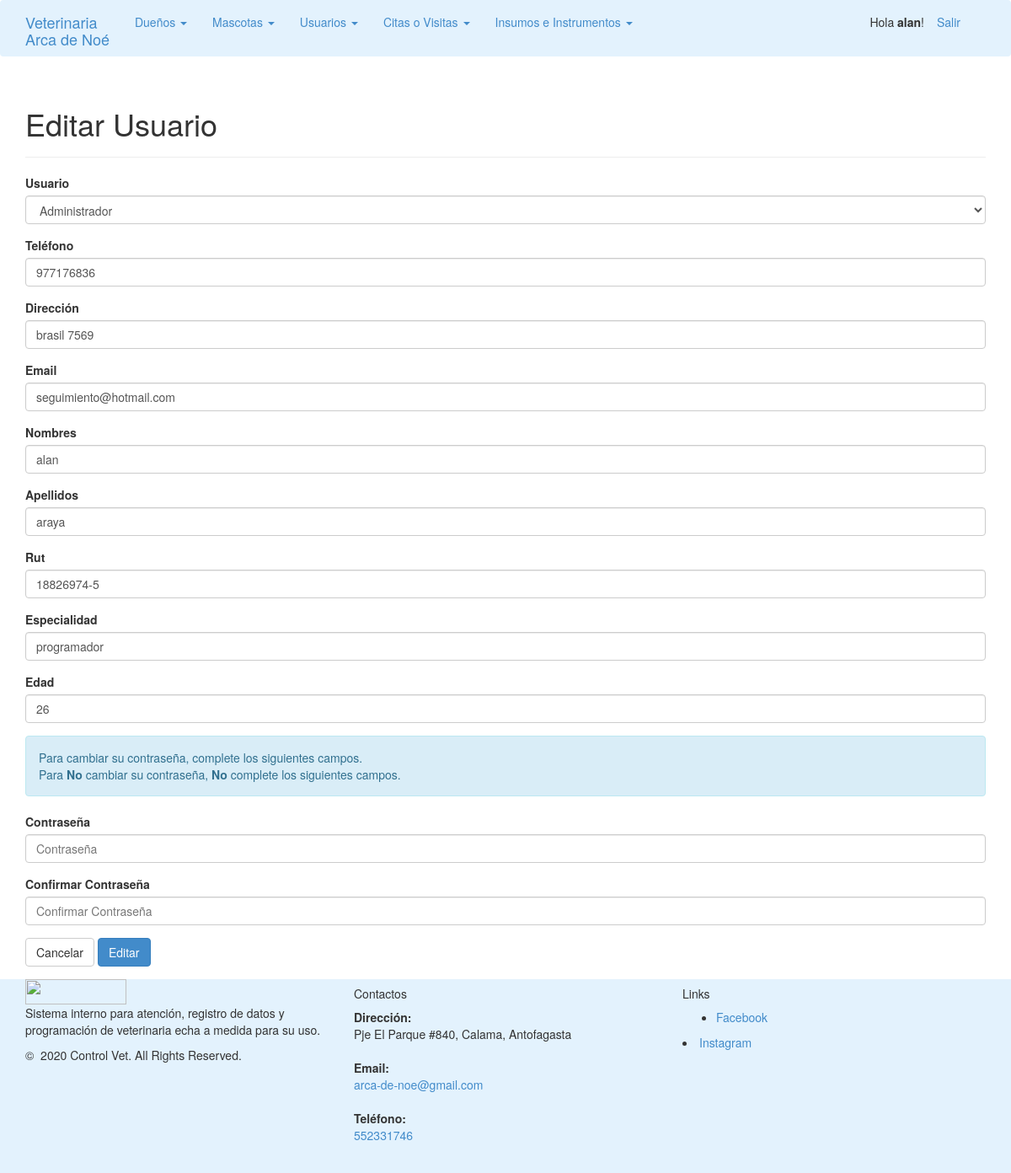
The app's page /?modulo=usuario&accion=editar&id_usuario=1 (signed in) with its own data.
### tables this page shows
CREATE TABLE `usuario` (
  `id_usuario` int(255) NOT NULL,
  `id_dirección` int(255) NOT NULL,
  `id_teléfono` int(255) NOT NULL,
  `id_correo_electronico` int(255) NOT NULL,
  `usuario` varchar(1000) NOT NULL,
  `nombre` varchar(1000) NOT NULL,
  `apellido` varchar(1000) NOT NULL,
  `rut` varchar(1000) NOT NULL,
  `especialidad` varchar(1000) NOT NULL,
  `edad` int(255) NOT NULL,
  `password` varchar(1000) NOT NULL
);

CREATE TABLE `correo_electronico` (
  `id_correo_electronico` int(255) NOT NULL,
  `correo_electronico` varchar(1000) NOT NULL
);

### datos/Db.php (called while the page is built, shortened)
<?php
abstract class Db {
    private $dbhost;
    private $dbuser;
    private $dbpass;
    private $dbname;
    public function __construct() {
        $this->dbhost = "localhost";
        $this->dbuser = "root";
        $this->dbpass = "";
        $this->dbname = "veterinaria-v2";
    }
    protected function connect(){
        $this->mysqli = mysqli_connect($this->dbhost, $this->dbuser, $this->dbpass, $this->dbname) or die("Error " . mysqli_error($mysqli));
    }
}
?>

### negocio/usuarioNegocio.php (called while the page is built, shortened)
<?php
require_once('datos/usuarioDb.php');
require_once('datos/teléfonoDb.php');
require_once('datos/direcciónDb.php');
require_once('datos/correo_electronicoDb.php');
class usuarioNegocio{
    public function recuperar($id_usuario){
        $db = new usuarioDb();
        return $db->getOne($id_usuario);
    }
}
?>

### datos/usuarioDb.php (called while the page is built, shortened)
<?php
require_once('datos/Db.php');
require_once('entidades/usuario.php');
class usuarioDb extends Db{
    public function getOne($id_usuario){
        $sql = "SELECT v.*
                FROM usuario AS v
                WHERE id_usuario = " . $id_usuario . "";
        $result = $this->mysqli->query($sql) or die("Error " . mysqli_error($mysqli));
        $usuario = new Usuario( $result->fetch_assoc() );
        return $usuario;
    }
}
?>

### entidades/usuario.php (called while the page is built, shortened)
<?php
class Usuario{
	private $id_teléfono;
	public function getId_teléfono(){
		return $this->id_teléfono;
	}
	public function setId_teléfono($id_teléfono){
		$this->id_teléfono = $id_teléfono;
	}
	private $id_dirección;
	public function getId_dirección(){
		return $this->id_dirección;
	}
	public function setId_dirección($id_dirección){
		$this->id_dirección = $id_dirección;
	}
	private $id_correo_electronico;
	public function getId_correo_electronico(){
		return $this->id_correo_electronico;
	}
	public function setId_correo_electronico($id_correo_electronico){
		$this->id_correo_electronico = $id_correo_electronico;
	}
	private $usuario;
	public function getUsuario(){
		return $this->usuario;
	}
	public function setUsuario($usuario){
		$this->usuario = $usuario;
	}
	private $nombre;
	public function getNombre(){
		return $this->nombre;
	}
	public function setNombre($nombre){
		$this->nombre = $nombre;
	}
	private $apellido;
	public function getApellido(){
		return $this->apellido;
	}
	public function setApellido($apellido){
		$this->apellido = $apellido;
	}
	private $rut;
	public function getRut(){
		return $this->rut;
	}
	public function setRut($rut){
		$this->rut = $rut;
	}
	private $especialidad;
	public function getEspecialidad(){
		return $this->especialidad;
	}
	public function setEspecialidad($especialidad){
		$this->especialidad = $especialidad;
	}
	private $edad;
	public function getEdad(){
		return $this->edad;
	}
	public function setEdad($edad){
		$this->edad = $edad;
	}
}
?>

### datos/teléfonoDb.php (called while the page is built, shortened)
<?php
require_once('datos/Db.php');
class teléfonoDb extends Db{
    public function getDato($id_teléfono){
        $sql = "SELECT teléfono
                FROM teléfono
                WHERE id_teléfono = '" . $id_teléfono . "'";
        $result = $this->mysqli->query($sql) or die("Error " . mysqli_error($mysqli));
        $teléfono = new Teléfono( $result->fetch_assoc() );
        return $teléfono;
    }
}
?>

### datos/direcciónDb.php (called while the page is built, shortened)
<?php
require_once('datos/Db.php');
class direcciónDb extends Db{
    public function getDato($id_dirección){
        $sql = "SELECT dirección
                FROM dirección
                WHERE id_dirección = '" . $id_dirección . "'";
        $result = $this->mysqli->query($sql) or die("Error " . mysqli_error($mysqli));
        $dirección = new Dirección( $result->fetch_assoc() );
        return $dirección;
    }
}
?>

### datos/correo_electronicoDb.php (called while the page is built, shortened)
<?php
require_once('datos/Db.php');
class correo_electronicoDb extends Db{
    public function getDato($id_correo_electronico){
        $sql = "SELECT correo_electronico
                FROM correo_electronico
                WHERE id_correo_electronico = '" . $id_correo_electronico . "'";
        $result = $this->mysqli->query($sql) or die("Error " . mysqli_error($mysqli));
        $correo_electronico = new Correo_electronico( $result->fetch_assoc() );
        return $correo_electronico;
    }
}
?>

### vista/usuario/editar.php (the view, shortened to what this page needs)
<?php
if ($_GET['id_usuario']) {
    $usuario = $usuarioNegocio->recuperar($_GET['id_usuario']);
    $txtAction = 'Editar';
    $telDB = new teléfonoDb();
    $tel = $telDB->getDato($usuario->getId_teléfono());
    $db_correo = new correo_electronicoDb();
    $correo = $db_correo->getDato($usuario->getId_correo_electronico());
    $db_dire = new direcciónDb();
    $dire = $db_dire->getDato($usuario->getId_dirección());
    $usuario->setId_teléfono($tel->getTeléfono());
    $usuario->setId_correo_electronico($correo->getCorreo_electronico());
    $usuario->setId_dirección($dire->getDirección());
}else{
    $usuario = new usuario();
    $txtAction = 'Agregar';
}
?>
<div class="container">
  <div class="page-header">
    <h1><?php echo $txtAction; ?> Usuario</h1>
  </div>
    <form role="form" method="post" id="principal" onsubmit="return validar();">
        <div class="form-group">
            <label for="usuario">Usuario</label>
            <select class="form-control" id="usuario" name="usuario">
                <option value="Administrador" <?php if($usuario->getUsuario() == 'Administrador') {echo "selected";} ?>  >Administrador</option>
            </select>
        </div>
        <div class="form-group">
            <label for="id_teléfono">Teléfono</label>
            <input type="number" class="form-control" id="id_teléfono" name="id_teléfono" placeholder="Teléfono" value="<?php echo $usuario->getId_teléfono();?>" required>
        </div>
        <div class="form-group">
            <label for="id_dirección">Dirección</label>
            <input type="text" class="form-control" id="id_dirección" name="id_dirección" placeholder="Dirección" value="<?php echo $usuario->getId_dirección();?>" required>
        </div>
        <div class="form-group">
            <label for="id_correo_electronico">Email</label>
            <input type="email" class="form-control" id="id_correo_electronico" name="id_correo_electronico" placeholder="Correo electronico" value="<?php echo $usuario->getId_correo_electronico(); ?>" required>
        </div>
        <div class="form-group">
            <label for="nombre">Nombres</label>
            <input type="text" class="form-control" id="nombre" name="nombre" placeholder="Nombre" value="<?php echo $usuario->getNombre();?>"  required>
        </div>
        <div class="form-group">
            <label for="apellido">Apellidos</label>
            <input type="text" class="form-control" id="apellido" name="apellido" placeholder="Apellido" value="<?php echo $usuario->getApellido();?>" required>
        </div>
        <div class="form-group" >
            <label for="rut">Rut</label>
            <input type="text" class="form-control" id="rut" name="rut" placeholder="Rut" value="<?php echo $usuario ->getRut();?>" required oninput="checkRut(this)" required>
        </div>
        <div class="form-group">
            <label for="especialidad">Especialidad</label>
            <input type="text" class="form-control" id="especialidad" name="especialidad" placeholder="Especialidad" value="<?php echo $usuario ->getEspecialidad();?>" required>
        </div>
        <div class="form-group">
            <label for="edad">Edad</label>
            <input type="number" class="form-control" id="edad" name="edad" placeholder="Edad" value="<?php echo $usuario ->getEdad();?>" required>
        </div>
        <?php if($_GET['id_usuario']){ ?>
        <div class="alert alert-info" role="alert">Para cambiar su contraseña, complete los siguientes campos.<br>Para <strong>No</strong> cambiar su contraseña, <strong>No</strong> complete los siguientes campos.</div>
        <?php } ?>
        <div class="form-group">
            <label for="password">Contraseña</label>
            <input type="password" class="form-control" id="password" name="password" placeholder="Contraseña" value="" <?php if(!$_GET['id_usuario']) { ?> required <?php } ?> >
        </div>
        <div class="form-group">
            <label for="confpassword">Confirmar Contraseña</label>
            <input type="password" class="form-control" id="confpassword" name="confpassword" placeholder="Confirmar Contraseña" value="" <?php if(!$_GET['id_usuario']) { ?> required data-match="#password" <?php } ?> >
        </div>
        <button type="button" class="btn btn-default cancelForm">Cancelar</button>
        <button type="submit" class="btn btn-primary"><?php echo $txtAction; ?></button>
    </form>
</div>

### css/estilos.css (style rules this page uses)
.container { padding-bottom: 15px; }

### records on screen
usuario: usuario "Administrador", nombre "alan", apellido "araya", rut "18826974-5", especialidad "programador", edad "26"
teléfono: id_teléfono "977176836"
dirección: id_dirección "brasil 7569"
correo_electronico: id_correo_electronico "seguimiento@hotmail.com"

### other values on screen
$_SESSION['usuario']['nombre'] "alan"
$txtAction "Editar"
